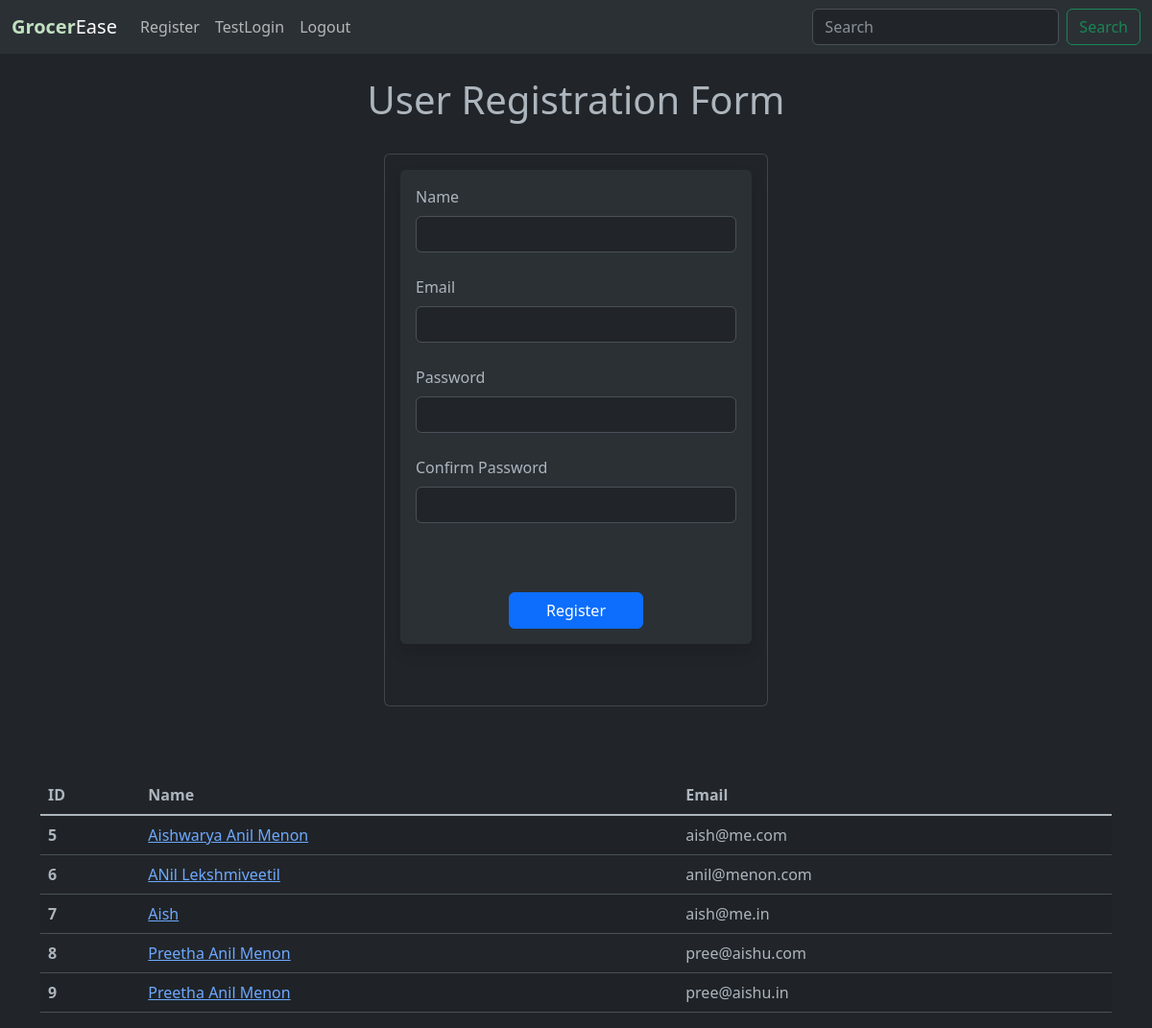
Screenshot of /user/add with the database file from the repository.
### application/models.py (models this page shows)
class User(db.Model):
    user_id = db.Column(db.Integer, primary_key=True, autoincrement=True)
    name = db.Column(db.Text, nullable=False)
    username = db.Column(db.Text, unique=True, nullable=False)
    is_manager = db.Column(db.Integer, default=0)
    date_added = db.Column(db.DateTime, default=datetime.utcnow)
    email = db.Column(db.Text, nullable=False)
    role = db.Column(db.Text, nullable=False)
    password_hash = db.Column(db.String(128))

### application/controllers.py (the view, shortened to what this page needs)
@app.route('/user/add', methods=['GET', 'POST'])
def add_user():
    name = None
    form = UserForm()
    all_users = User.query.order_by(User.date_added)
    return render_template('add_user.html',
                           form=form,
                           name=name,
                           all_users=all_users)

### application/controllers.py
class UserForm(FlaskForm):
    name = StringField("Name", validators=[DataRequired()])
    email = StringField("Email", validators=[DataRequired()])
    password_hash = PasswordField("Password", validators=[DataRequired(), EqualTo('password_hash_confirm', message='Both Passwords must Match!')])
    password_hash_confirm = PasswordField("Confirm Password", validators=[DataRequired()])
    submit = SubmitField("Submit")

### templates/add_user.html (shortened to what this page needs)
{% extends 'base.html' %}
{% block content %}
{% if name %}
    <h1>Welcome, {{ name.split()[0].title() }}!!</h1>
    <br/><br/><br/>
<table class="table table-striped">
    <thead>
        <tr>
          <th scope="col">ID</th>
          <th scope="col">Name</th>
          <th scope="col">Email</th>
        </tr>
    </thead>
    <tbody  class="table-group-divider">
    {% for user in all_users %}
        <tr>
          <th scope="row">{{ user.user_id }}</th>
          <td>{{ user.name }}</td>
          <td>{{ user.email }}</td>
        </tr>
    {% endfor %}
    </tbody>
</table>
{% else %}
    <h1><center>User Registration Form</center></h1>
    <br/>
    <div class="d-flex justify-content-center">
        <div class="card" style="width: 400px;">
            <div class="card-body">
                <div class="shadow p-3 mb-5 bg-body-tertiary rounded">
                    <form method=POST>
                        {{ form.name.label(
                            class="form-label") }}
                        {{ form.name(
                            class="form-control") }}
                        <br/>
                        {{ form.email.label(
                            class="form-label") }}
                        {{ form.email(
                            class="form-control") }}
                        <br/>
                        {{ form.password_hash.label(
                            class="form-label") }}
                        {{ form.password_hash(
                            class="form-control") }}
                        <br/>
                        {{ form.password_hash_confirm.label(
                            class="form-label") }}
                        {{ form.password_hash_confirm(
                            class="form-control") }}
                        <br/><br/><br/>
                            <center>{{ form.submit(class="btn btn-primary d-grid col-5 mx-auto", value="Register") }}</center>
                    </form>
                </div>
            </div>
        </div>
    </div>
<br/><br/><br/>
<table class="table table-striped">
    <thead>
        <tr>
          <th scope="col">ID</th>
          <th scope="col">Name</th>
          <th scope="col">Email</th>
        </tr>
    </thead>
    <tbody  class="table-group-divider">
    {% for user in all_users %}
        <tr>
          <th scope="row">{{ user.user_id }}</th>
          <td><a href="{{ url_for('update', user_id=user.user_id) }}">{{ user.name }}</a></td>
          <td>{{ user.email }}</td>
        </tr>
    {% endfor %}
    </tbody>
</table>
{% endif %}
{% endblock %}

### templates/base.html (shortened to what this page needs)
<!doctype html>
<html lang="en" data-bs-theme="dark">
  <head>
    <link href="https://cdn.jsdelivr.net/npm/bootstrap@5.3.0/dist/css/bootstrap.min.css" rel="stylesheet">
  </head>
  <body>
    {% include 'navbar.html' %}
    <br/>
    <div class="container">
        {% block content %}
        {% endblock %}
    </div>
  </body>
</html>

### templates/navbar.html (shortened to what this page needs)
  <nav class="navbar navbar-expand-lg bg-body-tertiary">
    <div class="container-fluid">
      <a class="navbar-brand" href="{{ url_for('index') }}"><span style="color: #C1E1C1; font-weight: 700;">Grocer</span>Ease</a>
      <div class="collapse navbar-collapse" id="navbarSupportedContent">
        <ul class="navbar-nav me-auto mb-2 mb-lg-0">
          <li class="nav-item">
            <a class="nav-link" href="{{ url_for('add_user') }}">Register</a>
          </li>
          <li class="nav-item">
            <a class="nav-link" href="{{ url_for('test_pw') }}">TestLogin</a>
          </li>
          <li class="nav-item">
            <a class="nav-link" href="{{ url_for('logout') }}">Logout</a>
          </li>
        </ul>
        <form class="d-flex" role="search">
          <input class="form-control me-2" type="search" placeholder="Search" aria-label="Search">
          <button class="btn btn-outline-success" type="submit">Search</button>
        </form>
      </div>
    </div>
  </nav>

### rows the page displays
User: user_id "5", name "Aishwarya Anil Menon", email "aish@me.com"
User: user_id "6", name "ANil Lekshmiveetil", email "anil@menon.com"
User: user_id "7", name "Aish", email "aish@me.in"
User: user_id "8", name "Preetha Anil Menon", email "pree@aishu.com"
User: user_id "9", name "Preetha Anil Menon", email "pree@aishu.in"
